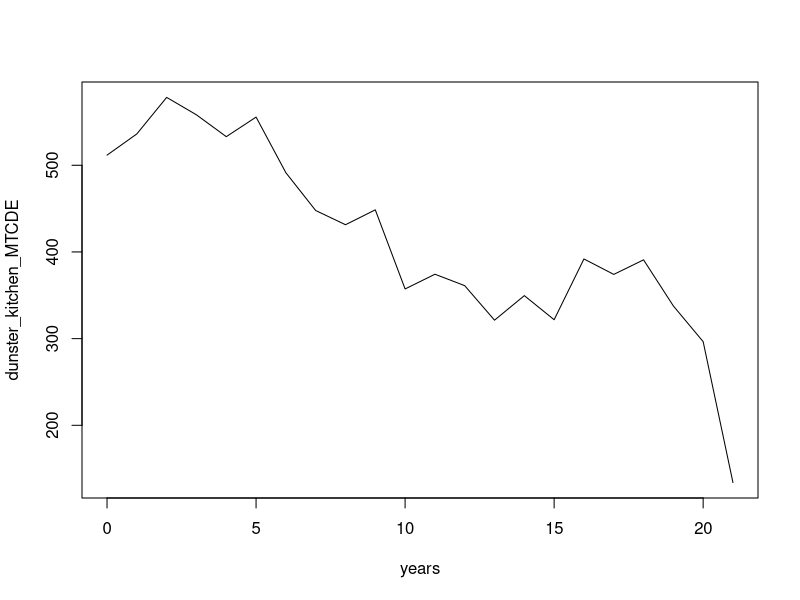

Reproduce this figure in R.
# most recent: Daniel, 3-28 at 3:00 PM ET

# setwd("~/Documents/CBE/OFS") # Daniel's workspace directory
# create your own workspace directory in new line according to your file organization
data <- read.csv('Total Tub Energy Consumption by Building Edited.csv') # read data
data
years <- seq(0,21)
kBtu_cols <- seq(4,46,2) # columns in data for kBtu
MTCDE_cols <- seq(5,47,2) # columns in data for MTCDE

dunster_kitchen_MTCDE <- data.matrix(data[6,MTCDE_cols]) # Dunster Kitchen MTCDE data
plot(years,dunster_kitchen_MTCDE,'l') # plot Dunster Kitchen MTCDE over years
